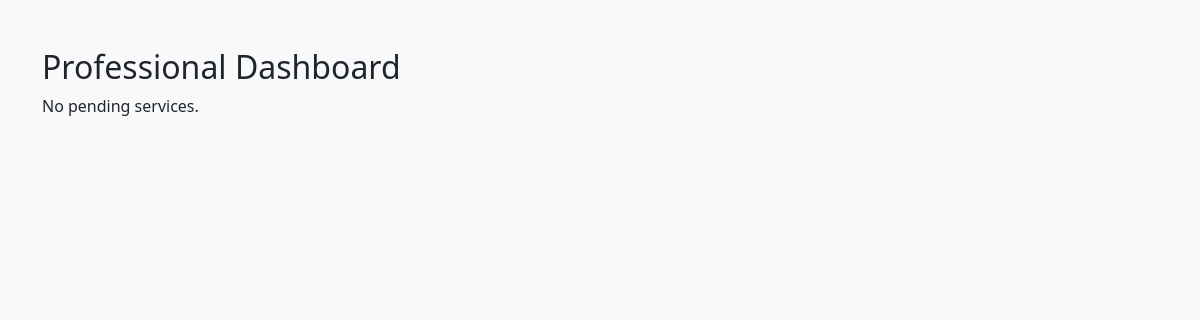
Before: /dashboard_professional (signed in) with the older database file.
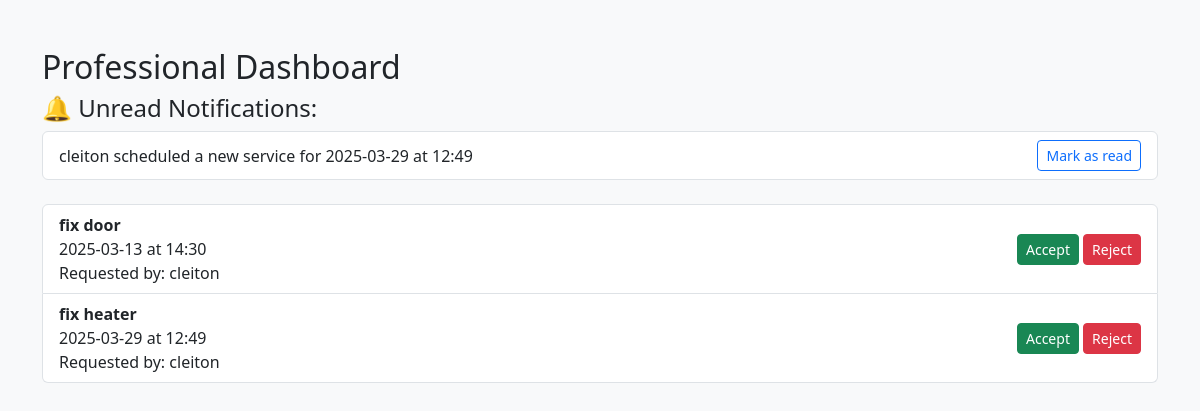
After: the same page with the newer database file.
### app/models.py (models this page shows)
class Notification(db.Model):
    __tablename__ = 'notifications'
    id = db.Column(db.Integer, primary_key=True)
    user_id = db.Column(db.Integer, db.ForeignKey('users.id'))
    message = db.Column(db.String(255), nullable=False)
    is_read = db.Column(db.Boolean, default=False)

class Service(db.Model):
    __tablename__ = 'services'
    id = db.Column(db.Integer, primary_key=True)
    description = db.Column(db.String(200), nullable=False)
    date = db.Column(db.String(20), nullable=False)
    time = db.Column(db.String(10), nullable=False)
    status = db.Column(db.String(20), default='Pending')  # Pending, Accepted, Rejected
    client_id = db.Column(db.Integer, db.ForeignKey('users.id'), nullable=False)

class User(UserMixin, db.Model):
    __tablename__ = 'users'
    id = db.Column(db.Integer, primary_key=True)
    username = db.Column(db.String(100), nullable=False)
    email = db.Column(db.String(120), unique=True, nullable=False)
    password = db.Column(db.String(200), nullable=False)
    role = db.Column(db.String(50), nullable=False)  # Client, Professional, Admin
    is_active = db.Column(db.Boolean, default=True)
    services = db.relationship('Service', backref='client', lazy=True)
    notifications = db.relationship('Notification', backref='user', lazy=True)

### app/routes.py (the view)
@main.route('/dashboard_professional')
@login_required
def dashboard_professional():
    if current_user.role != 'Professional':
        return redirect(url_for('main.login'))
    services = Service.query.filter_by(status='Pending').all()
    notifications = Notification.query.filter_by(user_id=current_user.id, is_read=False).all()
    return render_template(
        'dashboard_professional.html',
        user=current_user,
        services=services,
        notifications=notifications
    )

### app/__init__.py (called while the page is built)
def create_app():
    app = Flask(__name__)
    app.config['SECRET_KEY'] = 'segredo123'
    app.config['SQLALCHEMY_DATABASE_URI'] = 'sqlite:///database.db'
    app.config['SQLALCHEMY_TRACK_MODIFICATIONS'] = False
    db.init_app(app)
    login_manager.init_app(app)
    login_manager.login_view = 'main.login'
    from .models import User
    @login_manager.user_loader
    def load_user(user_id):
        return User.query.get(int(user_id))
    from . import models
    from .routes import main as main_blueprint
    app.register_blueprint(main_blueprint)
    with app.app_context():
        db.create_all()
    return app

### app/templates/dashboard_professional.html
{% extends 'base.html' %}
{% block content %}
<h2>Professional Dashboard</h2>
{% if notifications %}
    <h4>🔔 Unread Notifications:</h4>
    <ul class="list-group mb-4">
        {% for note in notifications %}
            <li class="list-group-item d-flex justify-content-between align-items-center">
                {{ note.message }}
                <a href="{{ url_for('main.mark_notification_read', notification_id=note.id) }}" class="btn btn-sm btn-outline-primary">Mark as read</a>
            </li>
        {% endfor %}
    </ul>
{% endif %}
{% if services %}
    <ul class="list-group">
    {% for service in services %}
        <li class="list-group-item d-flex justify-content-between align-items-center">
            <div>
                <strong>{{ service.description }}</strong><br>
                {{ service.date }} at {{ service.time }}<br>
                Requested by: {{ service.client.username }}
            </div>
            <div>
                <a href="{{ url_for('main.update_status', service_id=service.id, new_status='Accepted') }}" class="btn btn-success btn-sm">Accept</a>
                <a href="{{ url_for('main.update_status', service_id=service.id, new_status='Rejected') }}" class="btn btn-danger btn-sm">Reject</a>
            </div>
        </li>
    {% endfor %}
    </ul>
{% else %}
    <p>No pending services.</p>
{% endif %}
{% endblock %}

Changed rows visible on the page:
added Notification: message "cleiton scheduled a new service for 2025-03-29 at 12:49"
added Service: description "fix door", date "2025-03-13", time "14:30", client.username "cleiton"
added Service: description "fix heater", date "2025-03-29", time "12:49", client.username "cleiton"
Other visible differences:
text no longer shown: "No pending services."
text now shown: "🔔 Unread Notifications:"
